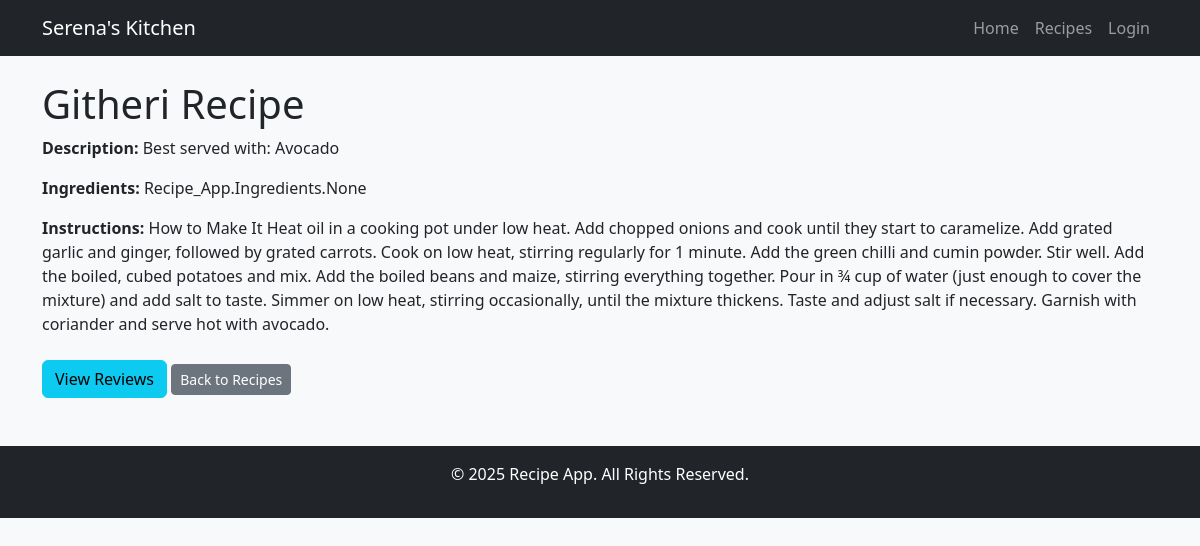
Page /recipes/1/ on the committed database.
### Recipe_App/models.py (models this page shows, shortened)
class Recipe(models.Model):
    CATEGORY_CHOICES = [
        ('Dessert', 'Dessert'),
        ('Main Course', 'Main Course'),
        ('Appetizer', 'Appetizer'),
        ('Beverage', 'Beverage'),
        ('Snack', 'Snack'),
    ]
    user = models.ForeignKey(User, on_delete=models.CASCADE, related_name='recipes')
    title = models.CharField(max_length=30, null=False,blank=False)
    description = models.TextField(max_length=50, null=True)
    instructions = models.TextField(null=False, blank=False)
    category = models.CharField(max_length=50, choices=CATEGORY_CHOICES, null=True, blank=True)
    preparation_time = models.IntegerField(
        validators=[MinValueValidator(1)],  # Must be at least 1 minute
        help_text="Time in minutes",
        null=True, blank=True
    )
    cooking_time = models.IntegerField(
        validators=[MinValueValidator(1)],  # Must be at least 1 minute
        help_text="Time in minutes",
        null=True, blank=True
    )
    servings = models.IntegerField(
        validators=[MinValueValidator(1)],  # At least 1 serving
        null=True, blank=True
    )
    created_at = models.DateTimeField(auto_now_add=True)
    updated_date = models.DateTimeField(auto_now=True)

### Recipe_App/views.py (the view)
# urls.py: path('recipes/<int:pk>/', RecipeDetailView.as_view(), name='recipe-detail'),
class RecipeDetailView(DetailView):
    model = Recipe
    template_name = "recipes/recipe_detail.html"
    context_object_name = "recipe"

### Recipe_App/templates/recipes/recipe_detail.html (shortened to what this page needs)
{% extends 'base.html' %}
{% block content %}
<h1>{{ recipe.title }}</h1>
<p><strong>Description:</strong> {{ recipe.description }}</p>
<p><strong>Ingredients:</strong> {{ recipe.ingredients }}</p>
<p><strong>Instructions:</strong> {{ recipe.instructions }}</p>
<a class="btn btn-info mt-2" href="{% url 'review-list' recipe.id %}">View Reviews</a>
<a href="{% url 'recipe-list' %}" class="btn btn-secondary btn-sm mt-2">Back to Recipes</a>
{% endblock %}

### Recipe_App/static/css/styles.css (style rules this page uses)
body { font-family: 'Segoe UI', Tahoma, Geneva, Verdana, sans-serif; }

### rows in the picture
Recipe: title "Githeri Recipe", description "Best served with: Avocado", ingredients "Recipe_App.Ingredients.None", instructions "How to Make It Heat oil in a cooking pot under low heat. Add chopped onions and cook until they start to caramelize. Add grated garlic and ginger, followed by grated carrots. Cook on low heat, stirring regularly for 1 minute. Add the green chilli and cumin powder. Stir well. Add the boiled, cubed potatoes and mix. Add the boiled beans and maize, stirring everything together. Pour in ¾ cup of water (just enough to cover the mixture) and add salt to taste. Simmer on low heat, stirring occasionally, until the mixture thickens. Taste and adjust salt if necessary. Garnish with coriander and serve hot with avocado."
